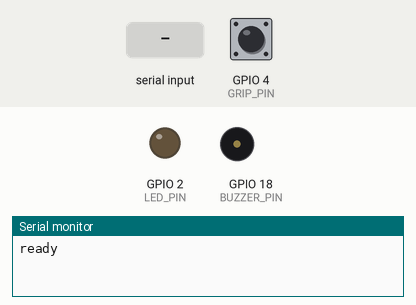
This program was run on a simulated ESP32. Shown: output pins drawn as LEDs (lit = HIGH), buzzer (waves = sounding, pin HIGH), the last lines printed to the serial monitor. The inputs (shaded band) are chosen by the test bench; at power-on: GPIO 4 (GRIP_PIN) HIGH.

Above: at 1.2 s.
1.3 s: GPIO 4 (GRIP_PIN) pulled LOW for 0.15 s
At 1.35 s:
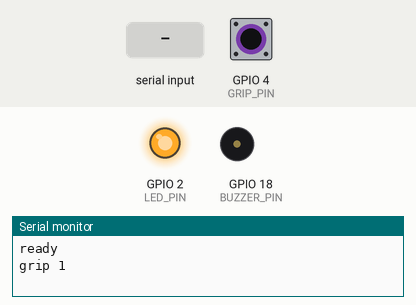
2.9 s: "A" received over Serial
At 3.46 s:
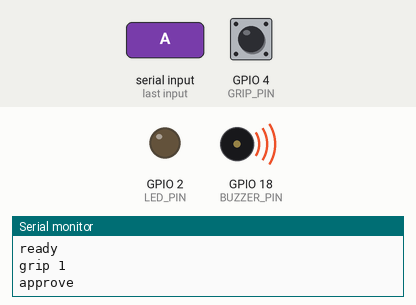
6.6 s: "D" received over Serial
At 8.6 s:
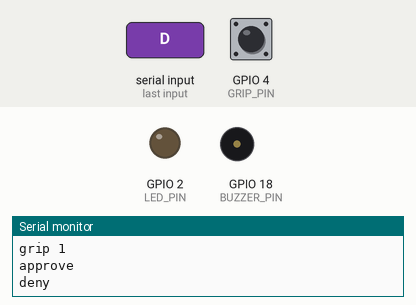
Timing chart, 0 to 9.1 s (numbered marks = the images above; inputs shaded):
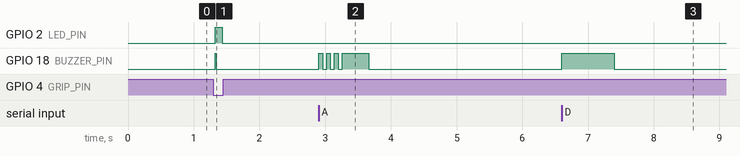

Measured:
- after the input at 1.3 s, GPIO 2 (LED_PIN): LOW → HIGH at once, → LOW 0.10 s later; GPIO 18 (BUZZER_PIN): LOW → HIGH at once, → LOW 0.02 s later
- after the input at 2.9 s, GPIO 18 (BUZZER_PIN): goes 3 × (HIGH 0.06 s, LOW 0.06 s), HIGH 0.40 s, then LOW, starting at once
- after the input at 6.6 s, GPIO 18 (BUZZER_PIN): LOW → HIGH at once, → LOW 0.80 s later

The program:

main.cpp
```cpp
// GripApprover ファームウェア
// ハンドグリップを握り切った回数を USB シリアルで知らせる。承認の判断は PC 側が行う。
//
// 送る行:   grip N（握るたびに累計回数）/ count N（? への返事）
// 受ける文字: A=承認の音 / D=拒否の音 / ?=累計回数を返す
#include <Arduino.h>

const int GRIP_PIN = 4;     // アルミテープ接点。握り切ると GND と導通して LOW
const int BUZZER_PIN = 18;  // アクティブブザー。会議ランプ（GPIO25・26）と反対側の列のピン
const int LED_PIN = 2;      // 基板上 LED

const unsigned long DEBOUNCE_MS = 30;

uint32_t gripCount = 0;
int stableState = HIGH;
int lastRead = HIGH;
unsigned long lastChangeMs = 0;
unsigned long ledOffAt = 0;

void beep(unsigned long ms) {
  digitalWrite(BUZZER_PIN, HIGH);
  delay(ms);
  digitalWrite(BUZZER_PIN, LOW);
}

void playApprove() {
  for (int i = 0; i < 3; i++) {
    beep(60);
    delay(60);
  }
  beep(400);
}

void playDeny() { beep(800); }

void setup() {
  Serial.begin(115200);
  pinMode(GRIP_PIN, INPUT_PULLUP);
  pinMode(BUZZER_PIN, OUTPUT);
  pinMode(LED_PIN, OUTPUT);
  digitalWrite(BUZZER_PIN, LOW);
  digitalWrite(LED_PIN, LOW);
  Serial.println("ready");
}

void loop() {
  unsigned long now = millis();

  // 握り検知：30ms 安定したら確定し、HIGH→LOW の確定で1回とする
  int r = digitalRead(GRIP_PIN);
  if (r != lastRead) {
    lastRead = r;
    lastChangeMs = now;
  }
  if (now - lastChangeMs >= DEBOUNCE_MS && r != stableState) {
    stableState = r;
    if (stableState == LOW) {
      gripCount++;
      Serial.printf("grip %lu\n", (unsigned long)gripCount);
      digitalWrite(LED_PIN, HIGH);
      ledOffAt = now + 100;
      beep(15);
    }
  }

  if (ledOffAt && (long)(now - ledOffAt) >= 0) {
    digitalWrite(LED_PIN, LOW);
    ledOffAt = 0;
  }

  while (Serial.available()) {
    int c = Serial.read();
    if (c == '?') {
      Serial.printf("count %lu\n", (unsigned long)gripCount);
    } else if (c == 'A') {
      Serial.println("approve");
      playApprove();
    } else if (c == 'D') {
      Serial.println("deny");
      playDeny();
    }
  }

  delay(1);
}
```
